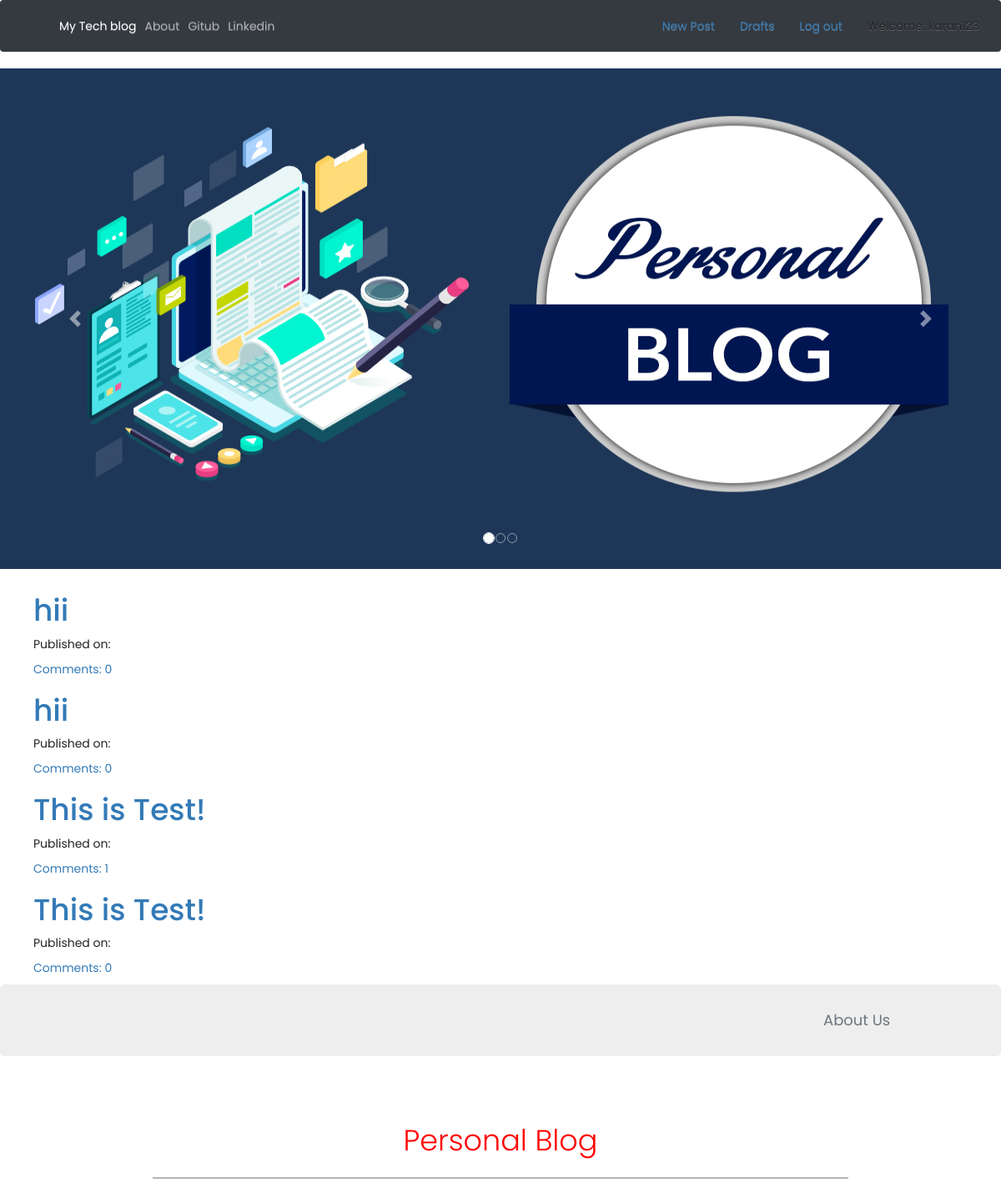
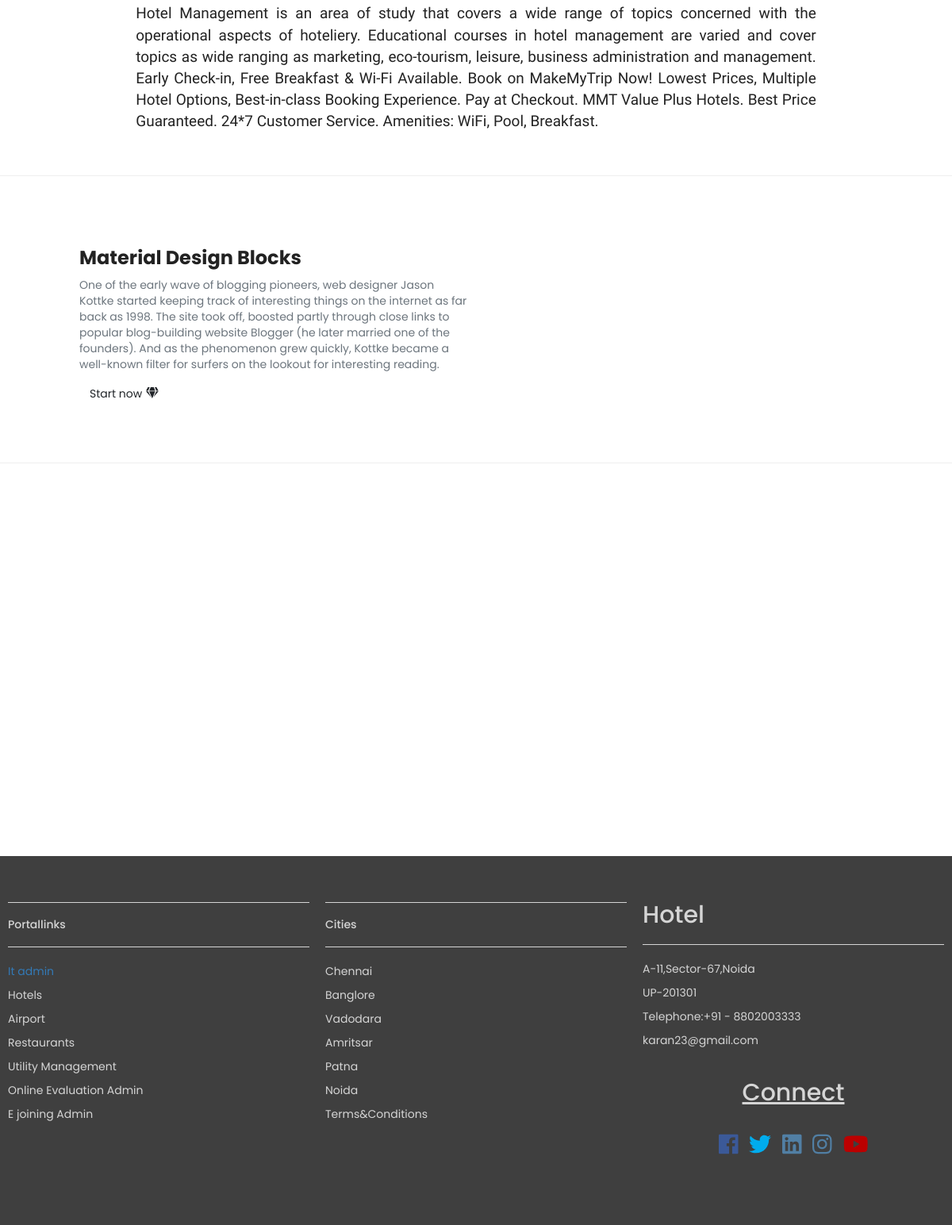
Page /drafts/ (signed in) on the committed database (2 pictures, top to bottom).
### blog/models.py (models this page shows, shortened)
class Post(models.Model):
    author = models.ForeignKey('auth.User', on_delete=models.CASCADE,)
    title = models.CharField(max_length=200)
    text = models.TextField()
    created_date = models.DateTimeField(default=timezone.now)
    published_date = models.DateTimeField(blank=True,null=True)
    def approve_comments(self):
        return self.comments.filter(approved_comment=True)

### blog/views.py (the view)
# urls.py: re_path(r'^drafts/$',views.DraftListView.as_view(),name='post_draft_list'),
class DraftListView(LoginRequiredMixin,ListView):
    login_url = '/login/'
    redirect_field_name = 'blog/post_list.html'
    model = Post
    def get_queryset(self):
        return Post.objects.filter(published_date__isnull=True).order_by('created_date')

### blog/templates/blog/post_list.html
{% extends 'blog/base.html' %}
{% block content %}
<div class="centerstage">
    {% for post in post_list %}
        <div class="post">
            <h1><a href="{% url 'post_detail' pk=post.pk %}">{{ post.title }}</a></h1>
            <div class="date">
                <p>Published on: {{ post.published_date|date:"D M Y"}}</p>
            </div>
            <a href="{% url 'post_detail' pk=post.pk %}">Comments: {{ post.approve_comments.count }}</a>
        </div>
    {% endfor %}
</div>
{% endblock %}

### blog/templates/blog/base.html (shortened to what this page needs)
<!DOCTYPE html>
{% load static %}
<html>
    <head>
    <link rel="stylesheet" href="https://stackpath.bootstrapcdn.com/bootstrap/4.4.1/css/bootstrap.min.css"
>
        <link rel="stylesheet" href="https://maxcdn.bootstrapcdn.com/bootstrap/3.3.7/css/bootstrap.min.css">
        <link rel="stylesheet" href="https://maxcdn.bootstrapcdn.com/bootstrap/3.3.7/css/bootstrap-theme.min.css">
        <link rel="stylesheet" href="//cdn.jsdelivr.net/medium-editor/latest/css/medium-editor.min.css" type="text/css" media="screen" charset="utf-8">
        <link rel="stylesheet" href="{% static 'css/blog.css' %}">
         <link rel="stylesheet" href="{% static 'css/style.css' %}">
<body class='loader'>
  <nav class="navbar navbar-expand-lg navbar-dark bg-dark">
          <a class="navbar-brand" href="http://127.0.0.1:3000/Bootstrap%204%20Site%20Files/#"></a>
          <div class="collapse navbar-collapse" id="navbarSupportedContent">
            <ul class="navbar-nav mr-auto">
              <li class="nav-item active">
                <a class="nav-link" href="{% url 'post_list' %}">My Tech blog <span class="sr-only">(current)</span></a>
              </li>
                 <li class="nav-item">
        <a class="nav-link" href="{% url 'about'%}">About</a>
      </li>
      <li class="nav-item">
        <a class="nav-link " href="https://www.github.com/karan06126">Gitub</a>
      </li>
      <li class="nav-item">
        <a class="nav-link " href="https://www.linkedin.com">Linkedin</a>
        </ul>
              <ul class="nav navbar-nav navbar-right">
                  {% if user.is_authenticated %}
                  <li class="nav-item">
          <a  class="nav-lnk" href="{% url 'post_new' %}" >New Post</a>
        </li>
        <li class="nav-item">
          <a href="{% url 'post_draft_list' %}">Drafts</a>
        </li>
        <li class="nav-item">
          <a href="{% url 'logout' %}" >Log out</a>
        </li>
        <li class="nav-item">
          <a >Welcome: {{ user.username }}</a>
        </li>
          {% else %}
          <li><a class='nav navbar-right' href="{% url 'login' %}" ><span class="glyphicon glyphicon-user"></span></a></li>
        {% endif %}
      </ul>
  </div>
</nav>
  <div id="carousel-example-2" class="carousel slide carousel-fade" data-ride="carousel">
          <ol class="carousel-indicators">
            <li data-target="#carousel-example-2" data-slide-to="0" class="active"></li>
            <li data-target="#carousel-example-2" data-slide-to="1"></li>
            <li data-target="#carousel-example-2" data-slide-to="2"></li>
          </ol>
          <div class="carousel-inner" role="listbox">
            <div class="carousel-item active">
              <div class="view">
                <img class="d-block w-100" src="{% static 'image/blog3.jpg' %}" height="600" width="1800"
                  alt="First slide">
              </div>
              <div class="carousel-caption">
              </div>
            </div>
          </div>
          <a class="carousel-control-prev" href="#carousel-example-2" role="button" data-slide="prev">
            <span class="carousel-control-prev-icon" aria-hidden="true"></span>
          </a>
          <a class="carousel-control-next" href="#carousel-example-2" role="button" data-slide="next">
            <span class="carousel-control-next-icon" aria-hidden="true"></span>
          </a>
        </div>
        <div class="content container">
            <div class="row">
                <div class="col-md-8">
                  <div class="blog_posts">
                    {% block content %}
                    {% endblock %}
                  </div>
                </div>
            </div>
        </div>
  <div class="container-fluid">
  <div class="row jumbotron">
  	<div class="col-xs-12 col-sm-12 col-md-9 col-lg-9 col-xl-10">
  	</div>
  	<div class="col-xs-12 col-sm-12 col-md-3 col-lg-3 col-xl-2">
  		<a href="http://127.0.0.1:3000/Bootstrap%204%20Site%20Files/#"><button type="button" class="btn btn-outline-secondary btn-lg">About Us</button></a>
  	</div>
    </div>
  </div>
  <div class="container-fluid padding">
  	<div class="row welcome text-center">
  		<div class="col-12">
  			<div class="ab">
  			<h1 class="display-4">Personal Blog</h1>
  		</div>
  		</div>
  		<hr>
  		<div class="col-12" style="text-align:justify">
  			<div class="tr">
  			<p>Hotel Management is an area of study that covers a wide range of topics concerned with the operational aspects of hoteliery.
          Educational courses in hotel management are varied and cover topics as wide ranging as marketing, eco-tourism,
          leisure, business administration and management.
        Early Check-in, Free Breakfast & Wi-Fi Available. Book on MakeMyTrip Now! Lowest Prices, Multiple Hotel Options,
        Best-in-class Booking Experience. Pay at Checkout. MMT Value Plus Hotels. Best Price Guaranteed. 24*7 Customer Service.
         Amenities: WiFi, Pool, Breakfast.</p>
  		</div>
  	</div>
  	</div>
  </div>
<hr class="my-4">
        <div class="container my-5 py-5 z-depth-1">
        <section class="px-md-5 mx-md-5 text-center text-lg-left dark-grey-text">
          <div class="row">
            <div class="col-md-6 mb-4 mb-md-0">
              <h3 class="font-weight-bold">Material Design Blocks</h3>
              <p class="text-muted">One of the early wave of blogging pioneers, web designer Jason Kottke started keeping track
                  of interesting things on the internet as far back as 1998. The site took off, boosted partly through close
                  links to popular blog-building website Blogger (he later married one of the founders). And as the phenomenon
                  grew quickly, Kottke became a well-known filter for surfers on the lookout for interesting reading.</p>
              <a class="btn btn-purple btn-md ml-0" href="#" role="button">Start now<i class="fa fa-gem ml-2"></i></a>
            </div>
            <div class="col-md-6 mb-4 mb-md-0">
              <div class="view overlay z-depth-1-half">
              </div>
            </div>
          </div>
        </section>
      </div>
<hr class="my-4">
  <figure>
  </figure>
  <footer>
  	<div class="container-fluid padding">
  		<div class="row text-left">
  			<div class="col-md-4">
  				<hr class="light">
  				<h5>Portallinks</h5>
  				<hr class="light">
  			<a href="http://127.0.0.1:3000/Bootstrap%204%20Site%20Files/#">	<p>It admin</p></a>
  				<p>Hotels</p>
  				<p>Airport</p>
  				<p>Restaurants</p>
  				<p>Utility Management</p>
  				<p>Online Evaluation Admin</p>
  				<p>E joining Admin</p>
  			</div>
  			<div class="col-md-4">
  				<hr class="light">
  				<h5>Cities</h5>
  				<hr class="light">
  				<p>Chennai</p>
  				<p>Banglore</p>
  				<p>Vadodara</p>
  				<p>Amritsar</p>
  				<p>Patna</p>
  				<p>Noida</p>
  				<p>Terms&amp;Conditions</p>
  			</div>
  			<div class="col-md-4">
  				<h2>Hotel</h2>
  				<hr class="light">
  				<p>A-11,Sector-67,Noida</p>
  				<p>UP-201301</p>
  				<p>Telephone:+91 - 8802003333</p>
  				<p>karan23@gmail.com</p>
  				<div class="container-fluid padding">
  					<div class="row text-center padding">
  						<div class="col-12">
  							<h2><u>Connect</u></h2>
  						</div>
  						<div class="col-12 social padding">
  							<a href="#"><i class="fab fa-facebook"></i></a>
  								<a href="#"><i class="fab fa-twitter"></i></a>
  									<a href="#"><i class="fab fa-linkedin"></i></a>
  										<a href="#"><i class="fab fa-instagram"></i></a>
  											<a href="#"><i class="fab fa-youtube"></i></a>
  						</div>
  					</div>
  				</div>
  			</div>
  		</div>
  			</div>
  </footer>
</body>
</html>

### blog/static/css/blog.css (style rules this page uses)
.centerstage { margin-left: auto; margin-right: auto; }
.loader { filter:hue-rotate(0deg); color: linear-gradient(45deg,#0f8,#08f); animation:hue 5000ms infinite linear; }

### blog/static/css/style.css (style rules this page uses)
html,body { height:100%; width:100%; font-family: 'Poppins', sans-serif; color:#222; }
.jumbotron { padding:1rem; border-radius: 0; }
.padding { padding-bottom:2rem; }
.welcome { width:75%; margin:0 auto; padding-top: 2rem; }
.welcome hr { border-top: 2px solid #b4b4b4; width:95%; margin-top: .3rem; margin-bottom: 1rem; }
.social a { font-size: 2em; padding:0.5rem; }
.fa-facebook { color:#3b5998; }
.fa-twitter { color:#00aced; }
.fa-linkedin { color:#517fa4; }
.fa-instagram { color:#517fa4; }
.fa-youtube { color:#bb0000; }
footer { background-color: #3f3f3f; color: #d5d5d5; padding-top: 2em; }
hr.light { border-top:1px solid #d5d5d5; width:100%; }
.ab { color:red; }
.tr p { font-size: 19px; font-family: 'Rajdhani', sans-serif; }
.carousel-item { transition: -webkit-transform 0.5s ease; transition: transform 0.5s ease; transition: transform 0.5s ease, -webkit-transform 0.5s ease; -webkit-backface-visibility: visible; backface-visibility: visible; }
figure { position: relative; width: 100%; height: 60%; margin: 0!important; }
[class*="col-"] { padding: 1rem; }

### rows in the picture
Post: title "hii", approve_comments.count "0"
Post: title "hii", approve_comments.count "0"
Post: title "This is Test!", approve_comments.count "1"
Post: title "This is Test!", approve_comments.count "0"

### other values in the picture
{{ user.username }} "karan123"
